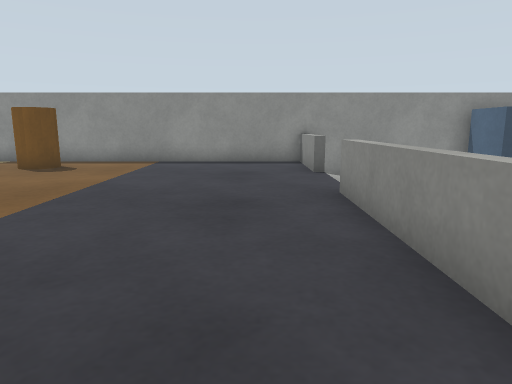
[1] (above)

18 first-person views from a walk through a robot-simulator world made for Gazebo. The camera is 0.61 m above the floor, tilts 10° down and sees 70° across. The floor is counted in squares, 0.5 m on a side. Each view is taken from the middle of a square. On the plan, view 1 faces up. The plan holds only what a view shows up to about 14 squares ahead; the rest is blank.

[2]
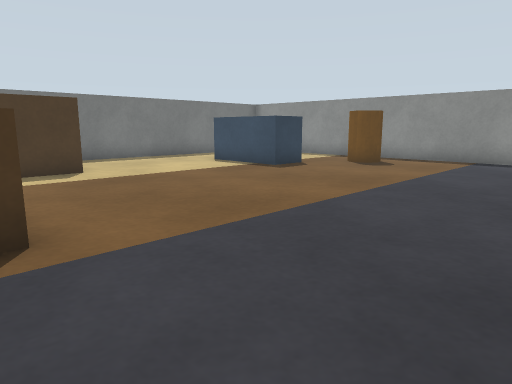

[3]
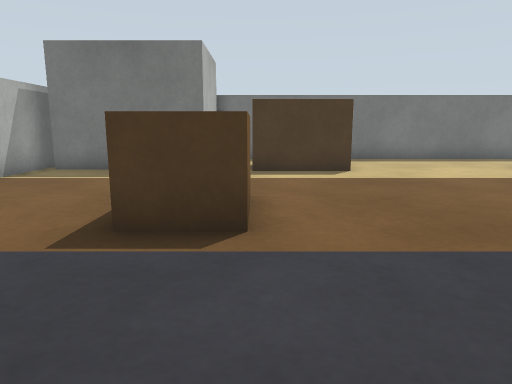

[4]
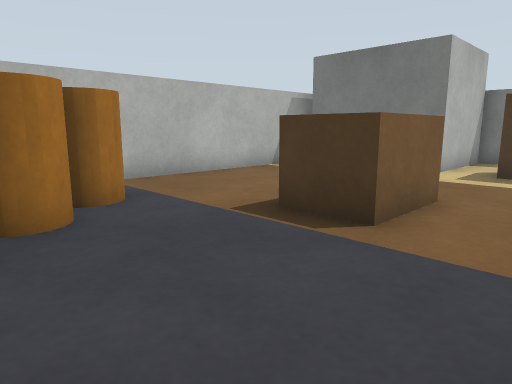

[5]
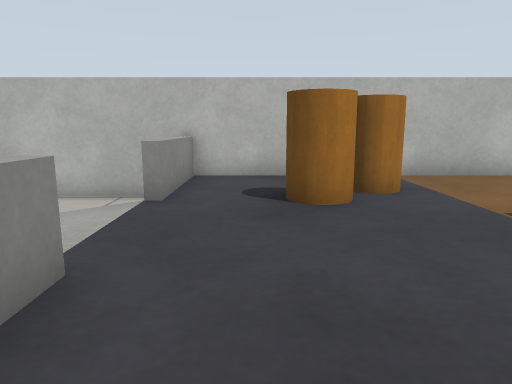

[6]
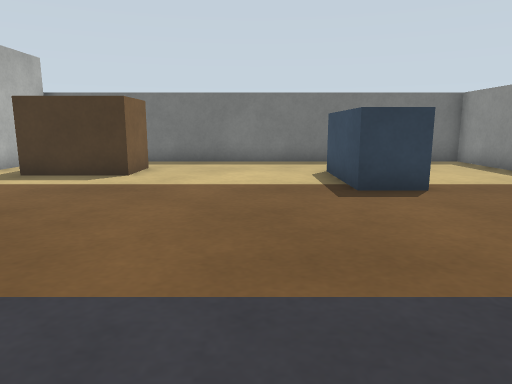

[7]
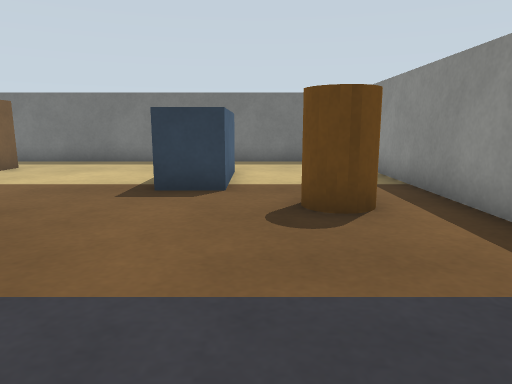

[8]
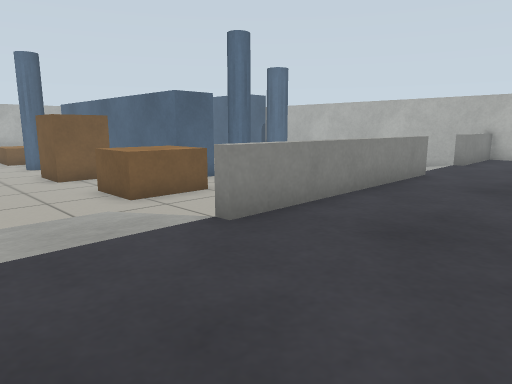

[9]
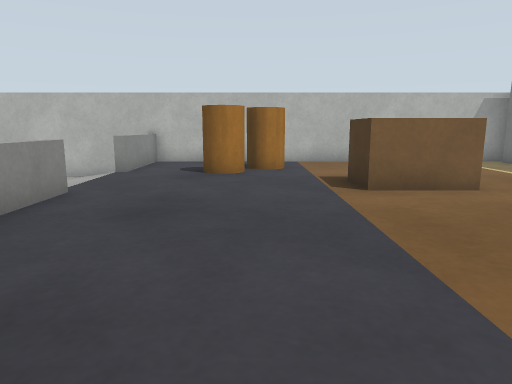

[10]
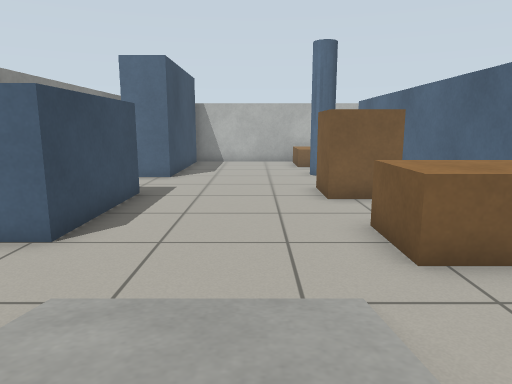

[11]
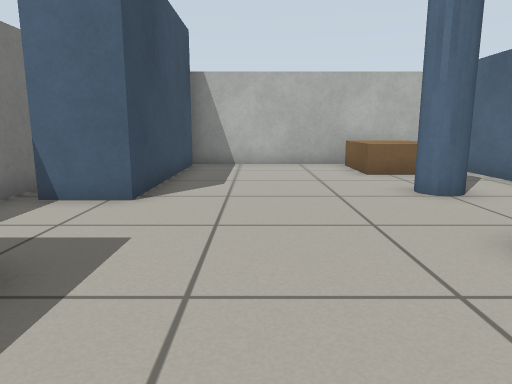

[12]
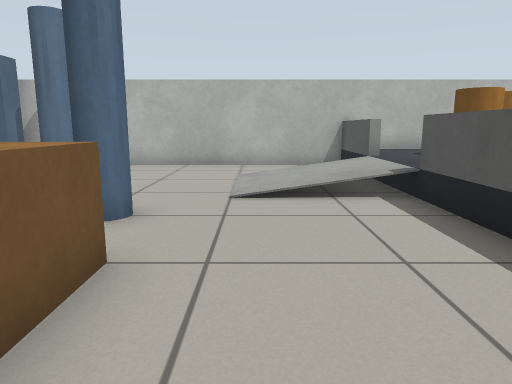

[13]
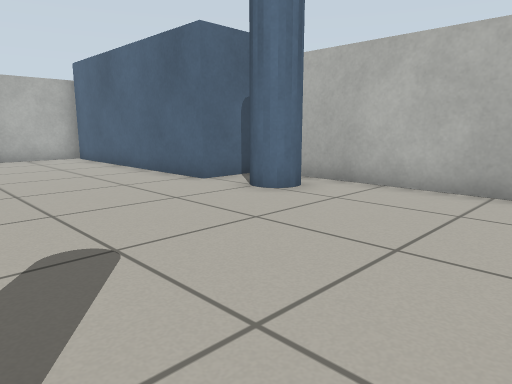

[14]
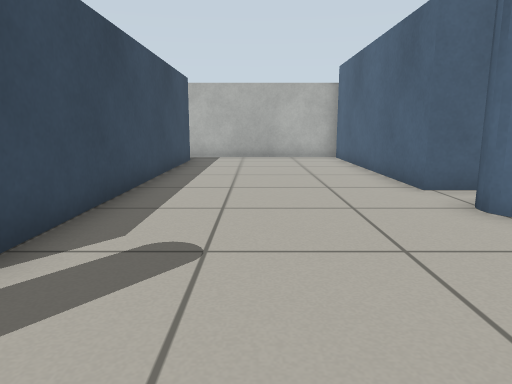

[15]
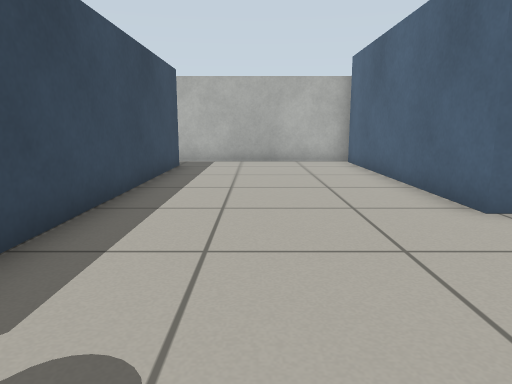

[16]
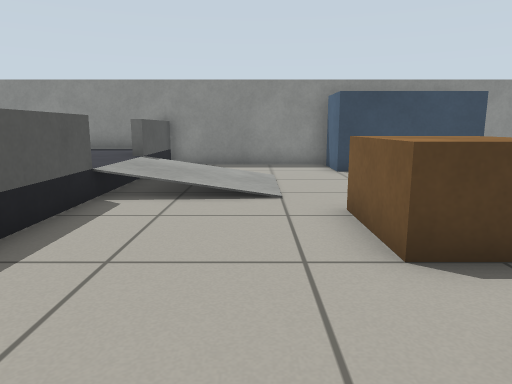

[17]
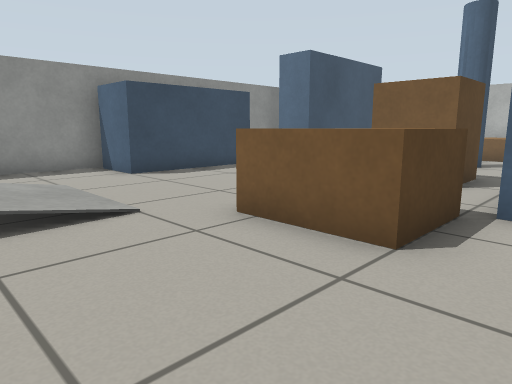

[18]
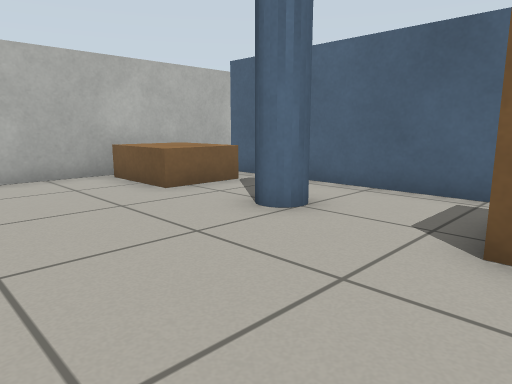

### Floor plan
Key: @ floor where view 1 was taken; # wall or solid block; x gap in a wall; . main floor; - floor 0.1 m lower than the main floor; _ floor 0.15 m lower than the main floor; < floor 0.2 m lower than the main floor; ( floor 0.3 m lower than the main floor; / step, stairs or slope; = window, fence, low wall or low ledge; B blue box; A barrel; R ramp; C crate; G grey box; P pallet; L blue pole.
Columns run from 15 left of view 1 to 22 right of it. Each row starts with its distance up from view 1.
 14 #######################     ####
 13 #................= ((((B     (((
 12 #.......A........= ((((B   B(((#
 11 #.......AA.......=  (((BBBB((((#######
 10 #................#R <((((((((((((((((#
  9 #...BBBB..........-  ((((((((((((((((#
  8 #...BBBB..........-_<((((((((((((((((#
  7 #.................//<((((((((((((((((#
  6 #................=((((PP((CCC((L((PPP
  5 #................=((((PP((CCC((L((PPP
  4 #................=((((PPP(((((((((PP #
  3 #................=((((((############ #
  2 #..CC............=((((L(############ #
  1 #   C............=((((L((((((((((((((#
  0 #   C....CC....@.#R/<((((((((((((((((#
 -1 #........  C......-_ ((((((((((((((((#
 -2  GGGG  ...........-  ((((((((((((((((#
 -3     G ........A...   ((((((((((((((((#
 -4     G.......AAA..=  (((((((((((((((((#
 -5     G........A...= (((((((LLx#########
 -6    GG............=(((((((((  #
 -7      ########################

Where each view was taken, in squares from view 1:
view 1: 0 up, 0 right, facing up
view 2: 1 down, 0 right, facing up-left
view 3: 0 up, 0 right, facing left
view 4: 2 up, 0 right, facing down-left
view 5: 3 up, 0 right, facing down
view 6: 6 up, 1 left, facing left
view 7: 10 up, 1 left, facing left
view 8: 10 up, 2 left, facing down-right
view 9: 7 up, 2 left, facing down
view 10: 8 up, 2 right, facing right
view 11: 9 up, 9 right, facing right
view 12: 7 up, 5 right, facing down
view 13: 1 up, 6 right, facing down-right
view 14: 1 down, 6 right, facing right
view 15: 1 down, 8 right, facing right
view 16: 0 up, 5 right, facing up
view 17: 2 up, 3 right, facing up-right
view 18: 10 up, 12 right, facing down-right
